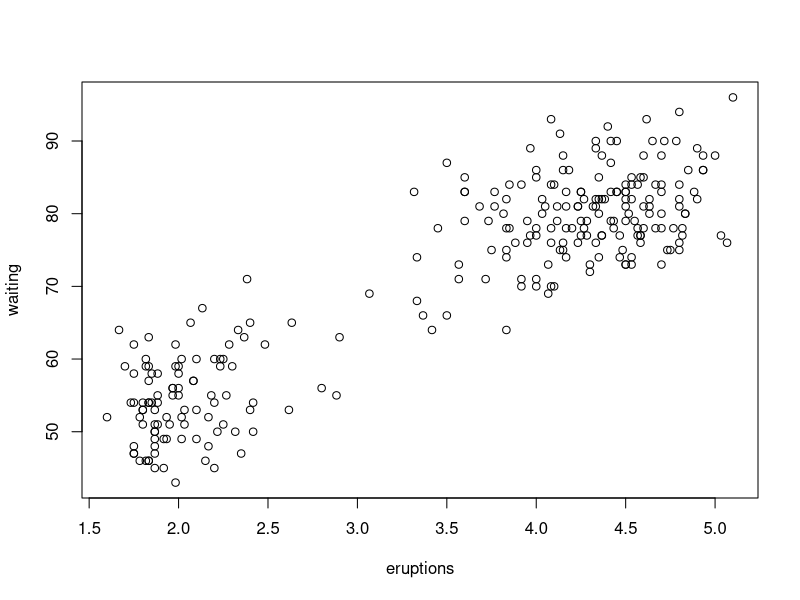
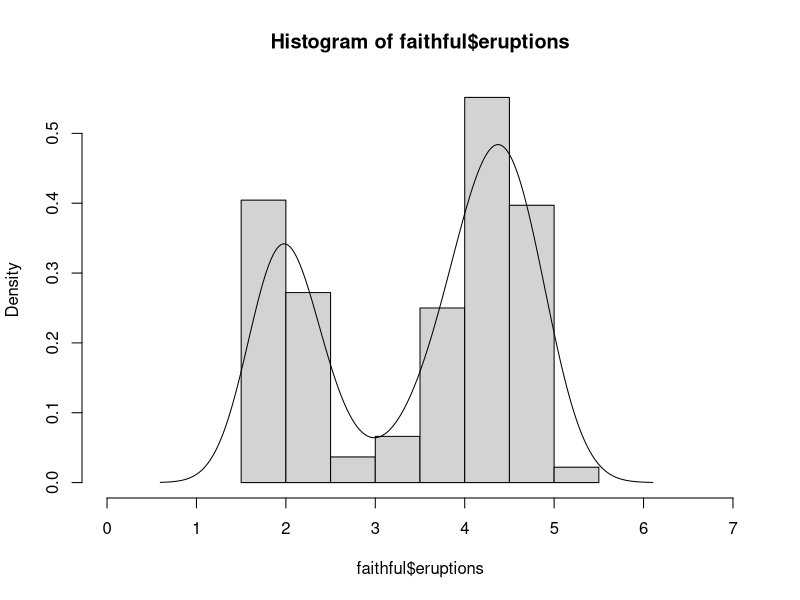
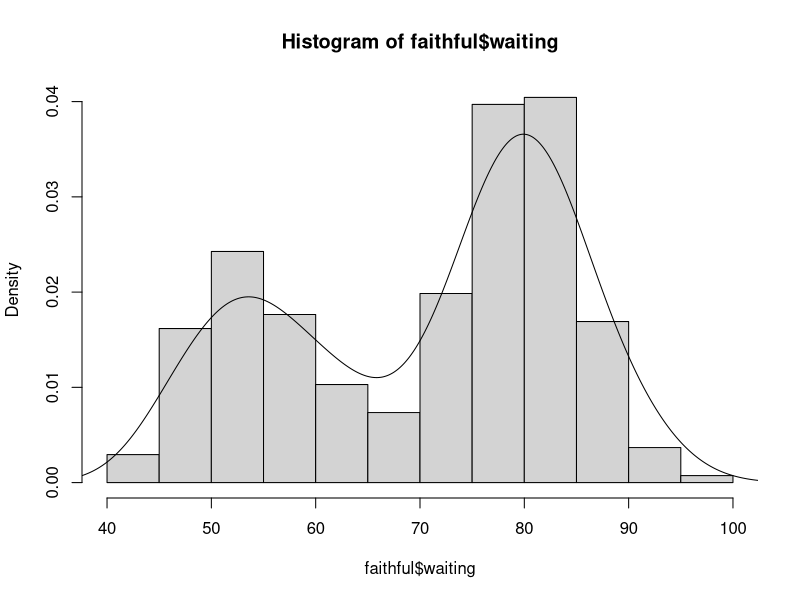
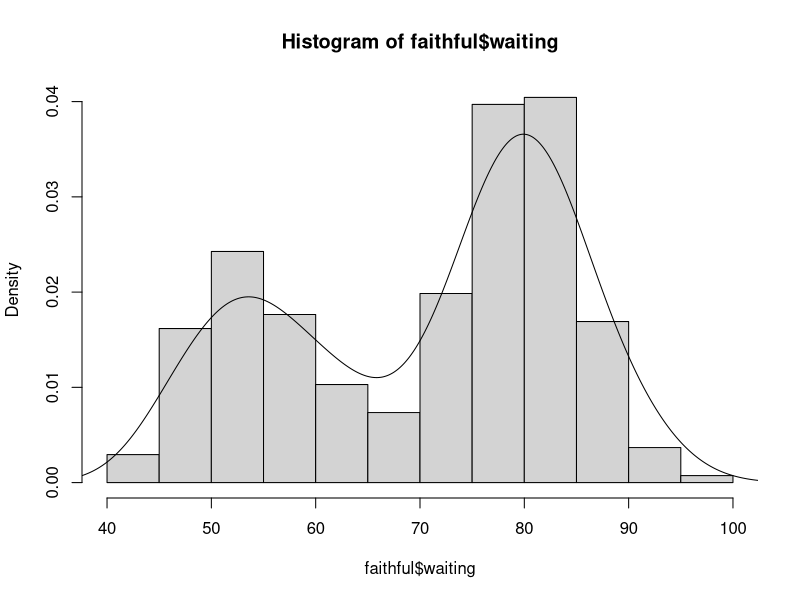
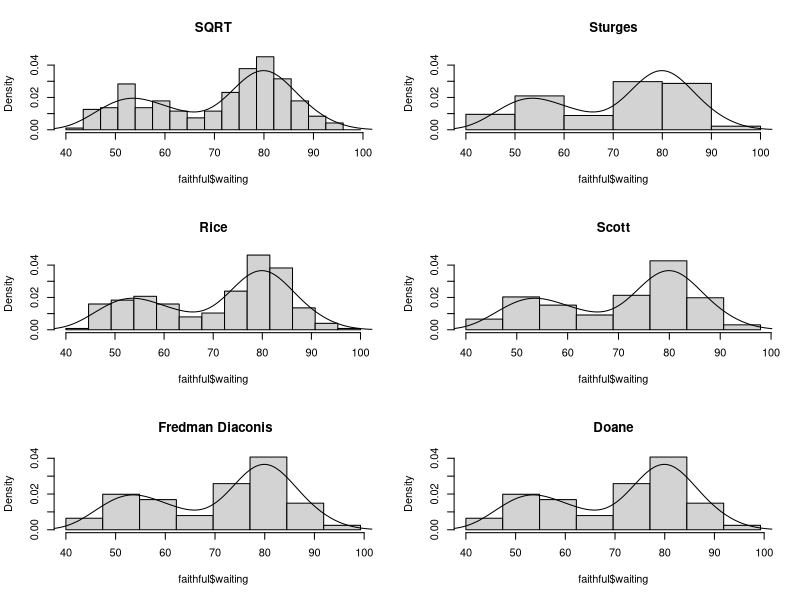

Reproduce these figures in R, in order.
set.seed(666)
amostra3<-rexp(100)
plot(faithful)

hist(faithful$eruptions, freq = F, xlim = c(0,7))
lines(density(faithful$eruptions))

hist(faithful$waiting, freq = F)
lines(density(faithful$waiting, freq=F))

# How to optimizr bins in histograms
# h: largura da janela
# Nh: qtd de janelas

#(1) sqrt(272)
#(2) log(272, base = 2)+1
#(3) 
#(4) 3.491*sigma*n^(-1/3)

sd.faithful.w<-sd(faithful$waiting)
3.491*sd.faithful.w/(272^(1/3))
diff(range(faithful$waiting)) / (3.491*sd.faithful.w/(272^(1/3)))


hist(faithful$waiting, freq = F, breaks = "Scott")
lines(density(faithful$waiting, freq=F))

par(mfrow=c(3,2))

# Histograma 1
hist(faithful$waiting, freq = F, breaks = seq(40,100, by=3.5), main="SQRT", ylim=c(0,0.045))
lines(density(faithful$waiting, freq=F))


# Histograma 2
# Assume um simetria dos dados
hist(faithful$waiting, freq = F, breaks = seq(40,100, by=10), main="Sturges", ylim=c(0,0.045))
lines(density(faithful$waiting, freq=F))

# Histograma 3 Rice  ~13
2*(272)^(1/3)
hist(faithful$waiting, freq = F, breaks = seq(40,100, by=4.6153), ylim=c(0,0.045), main="Rice")
lines(density(faithful$waiting, freq=F,))

# Histograma 4
hist(faithful$waiting, freq = F, breaks = seq(40,100, by=7.24), main="Scott", ylim=c(0,0.045))
lines(density(faithful$waiting, freq=F))



# Histograma 5 Fredman Diaconis

iqr<-IQR(faithful$waiting)
h.fd<-2*iqr/(272^(1/3))
hist(faithful$waiting, freq = F, breaks = seq(40,100, by=h.fd), main=" Fredman Diaconis")
lines(density(faithful$waiting, freq=F))


n.h<-function(x, mi, sigma, n)
{
  g1<-mean(((x-mi)/sigma)^3) # mede assimetria
  sigma.g1<-sqrt((6*n*(n-2))/(n+1)*(n+3))
  n.h<-1+ log(n, base=2)+log(1+(abs(g1)/sigma.g1))
  return(n.h)
}

amostra<-rnorm(1000)
mean(amostra)

n.h(faithful$waiting, mean(faithful$waiting), sd(faithful$waiting), 272)
n.h(amostra3, 1, 1, 100)

n.h(amostra,0,1,1000)

mean(scale(faithful$waiting)**3) #Alternativa para o g1
# O g1 estima a assimetria


# Histograma 6
nDoane<-n.h(faithful$waiting, mean(faithful$waiting), sd(faithful$waiting), 272)
hist(faithful$waiting, freq = F, breaks = seq(40,100, by=h.fd), main="Doane")
lines(density(faithful$waiting, freq=F))

par(mfrow=c(1,1))



# No R temos o Sturges, Scott e FD


